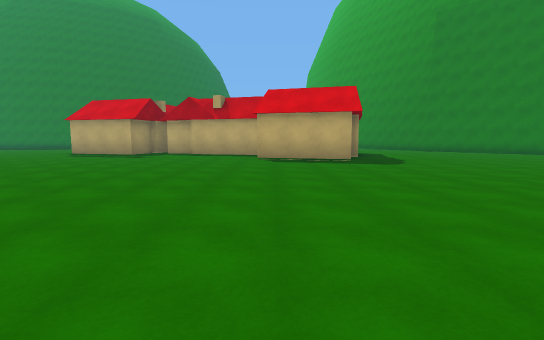
[1] (above)

20 first-person views from a walk through a scene from a Unity 3-D project. The camera is 1.4 m above the floor, tilts 6° down and sees 85° across. The floor is counted in squares, 2 m on a side. Each view is taken from the middle of a square. On the plan, view 1 faces up. The plan holds only what a view shows up to about 10 squares ahead; the rest is blank. The place goes on beyond the plan. The player is left out.

[2]
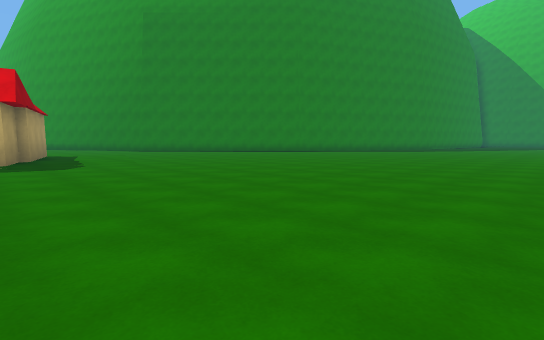

[3]
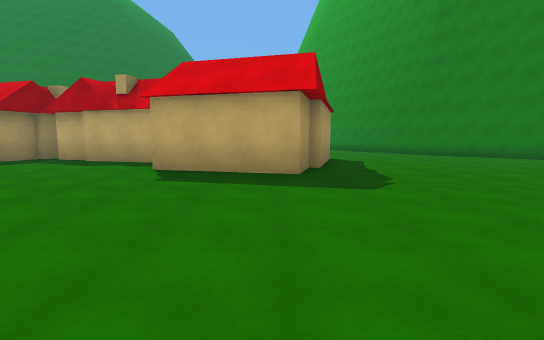

[4]
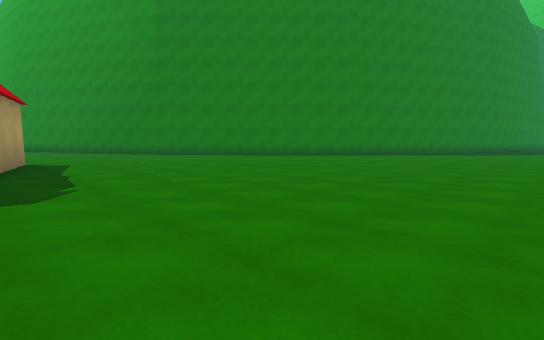

[5]
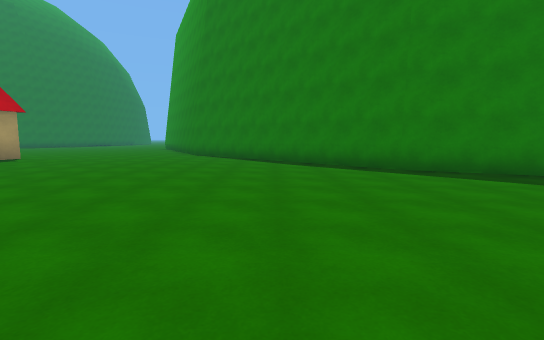

[6]
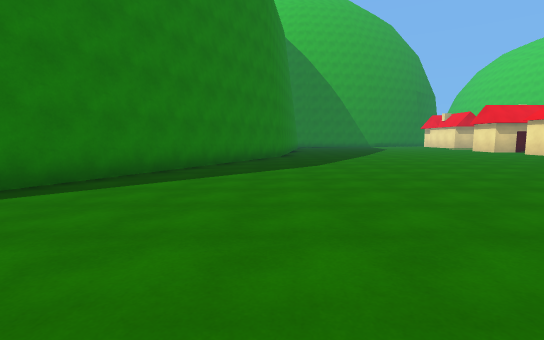

[7]
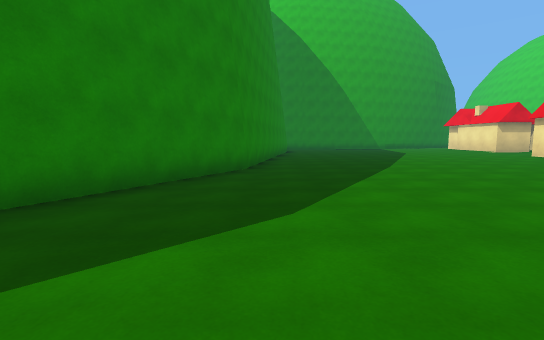

[8]
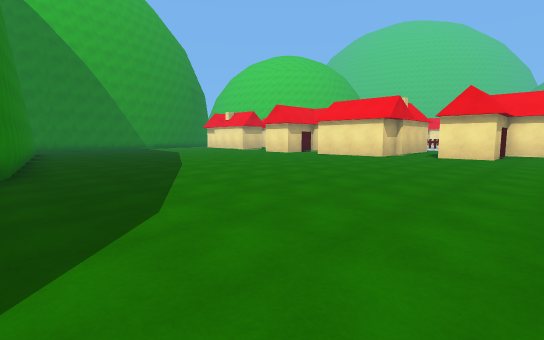

[9]
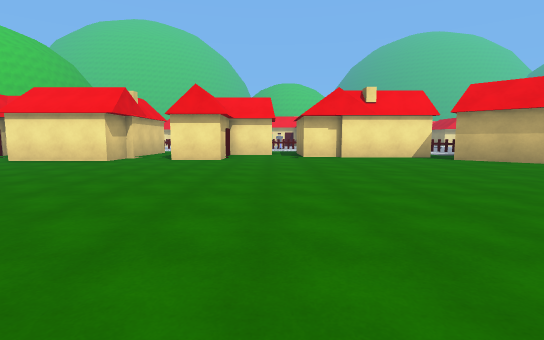

[10]
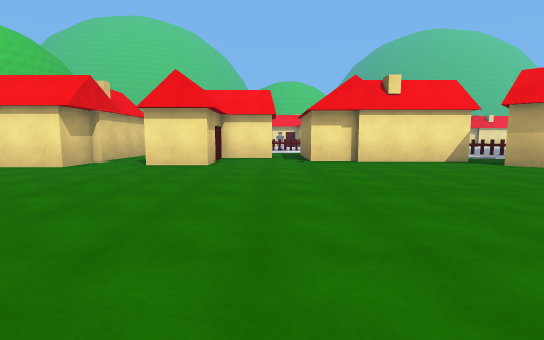

[11]
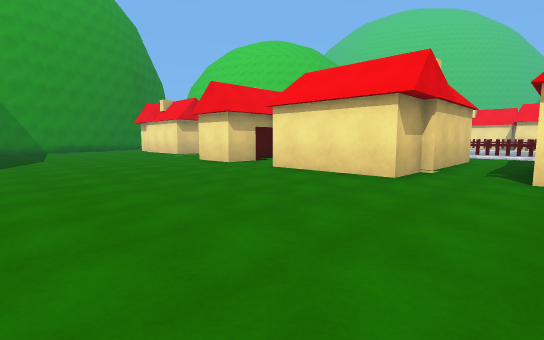

[12]
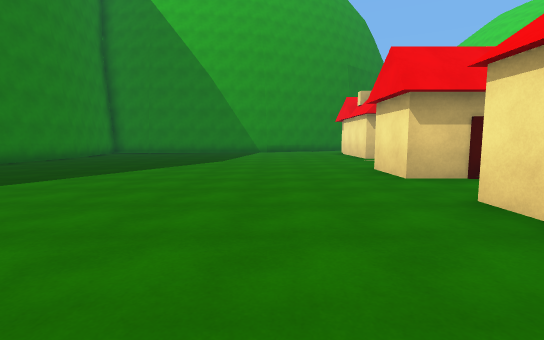

[13]
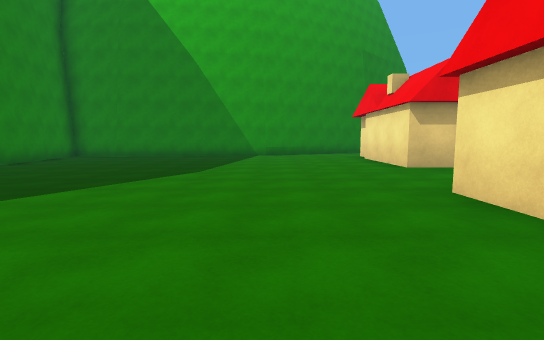

[14]
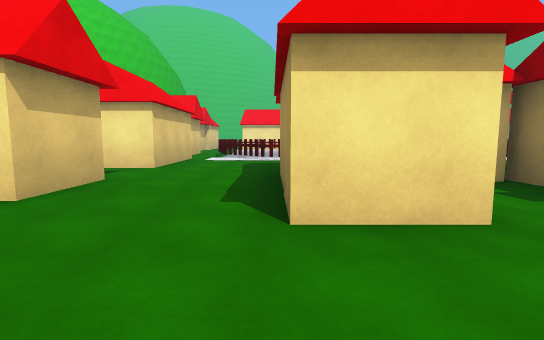

[15]
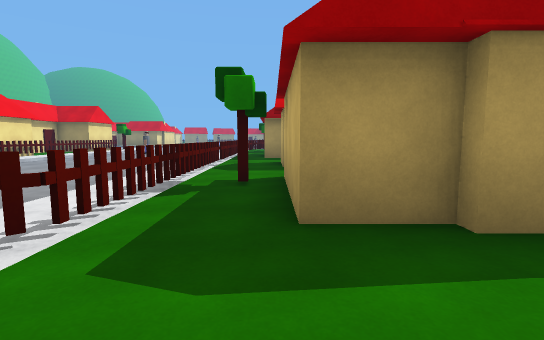

[16]
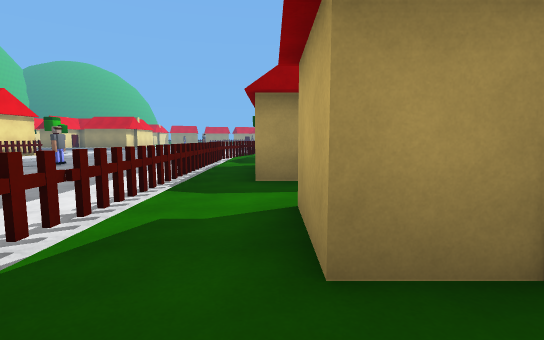

[17]
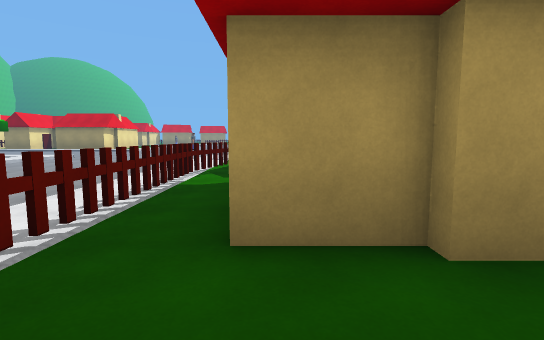

[18]
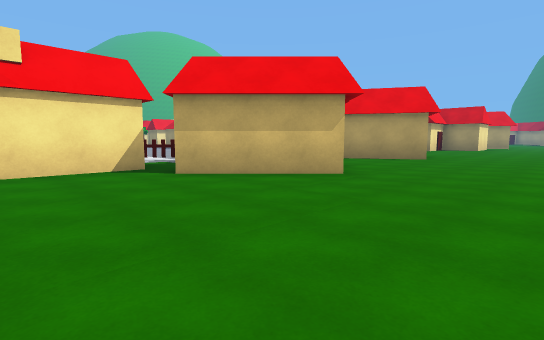

[19]
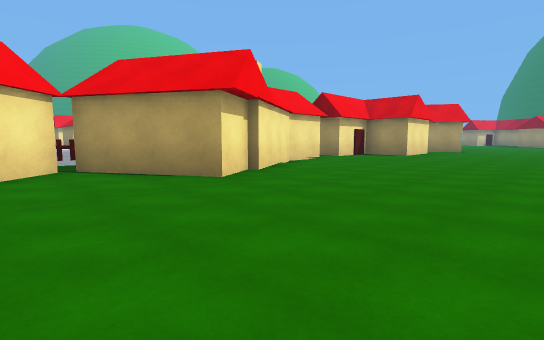

[20]
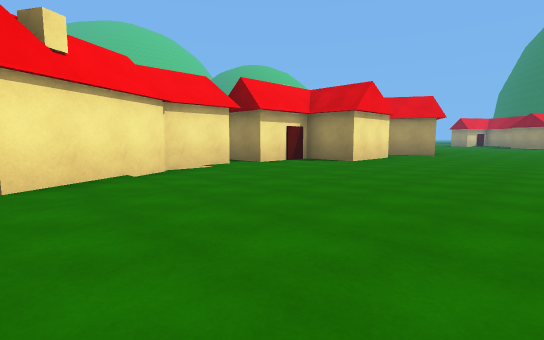

### Floor plan
Key: @ floor where view 1 was taken; # wall or solid block; . main floor; : floor 0.25 m higher than the main floor; / step, stairs or slope; H house; F fence; O other object.
Columns run from 8 left of view 1 to 34 right of it. Each row starts with its distance up from view 1.
 14    H       H........##
 13   #.##    H..........##
 12    ....H  H#..........##
 11     ....  ##...........##
 10 ........###.............###
  9 ..........................###
  8  ...........................###
  7   ............................#####
  6   ................................#########
  5    ........................................
  4     .......................................
  3      ......................................
  2 ...........................................
  1 ...........................................
  0 ........@..................................
 -1 ...........................................
 -2 ................#..........................
 -3   #......H##... ##.........................
 -4   #HH...#  ##.H  ##........................
 -5     H.      #H H  ........HH..   ...H..HH#.
 -6     H       F  OO..   ##..HH.#  #HHHH..H
 -7                  FFHH  #####.H      H...
 -8                  :F        #.H     #....
 -9                            #.....O.....##
-10                        FFFFFFFFFFFFFF..#
-11                        :::::::::::::FF/#
-12                                      F # HH

Where each view was taken, in squares from view 1:
view 1: 0 up, 0 right, facing up
view 2: 0 up, 2 right, facing up-right
view 3: 4 up, 2 right, facing up
view 4: 4 up, 3 right, facing up-right
view 5: 4 up, 12 right, facing up
view 6: 7 up, 11 right, facing right
view 7: 6 up, 16 right, facing right
view 8: 7 up, 16 right, facing down-right
view 9: 5 up, 16 right, facing down
view 10: 3 up, 16 right, facing down
view 11: 1 up, 19 right, facing down-right
view 12: 2 down, 21 right, facing right
view 13: 2 down, 24 right, facing right
view 14: 2 down, 28 right, facing down
view 15: 9 down, 30 right, facing left
view 16: 9 down, 24 right, facing left
view 17: 9 down, 21 right, facing left
view 18: 1 up, 13 right, facing down-left
view 19: 2 up, 6 right, facing down-left
view 20: 2 up, 2 right, facing down-left
